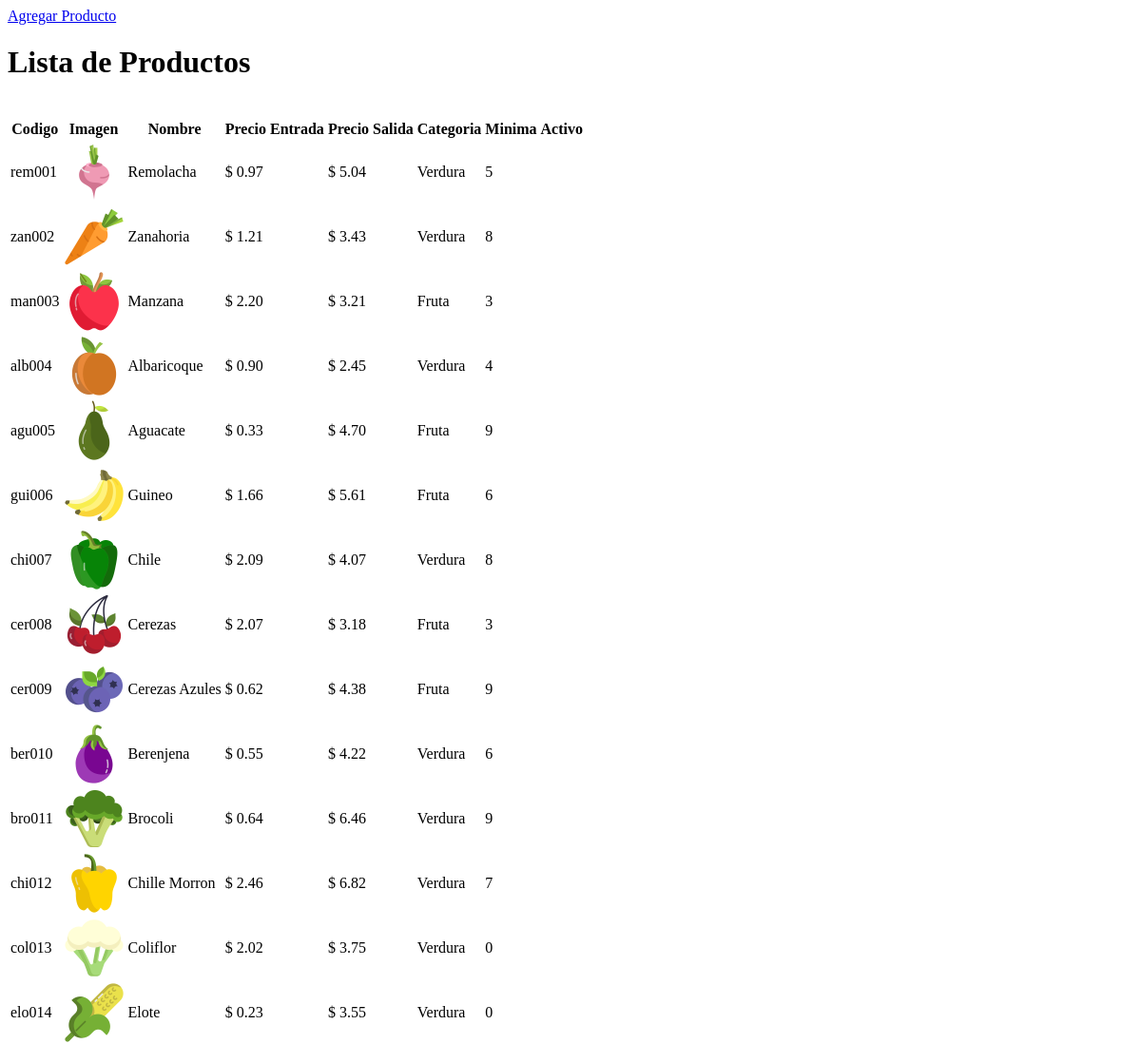
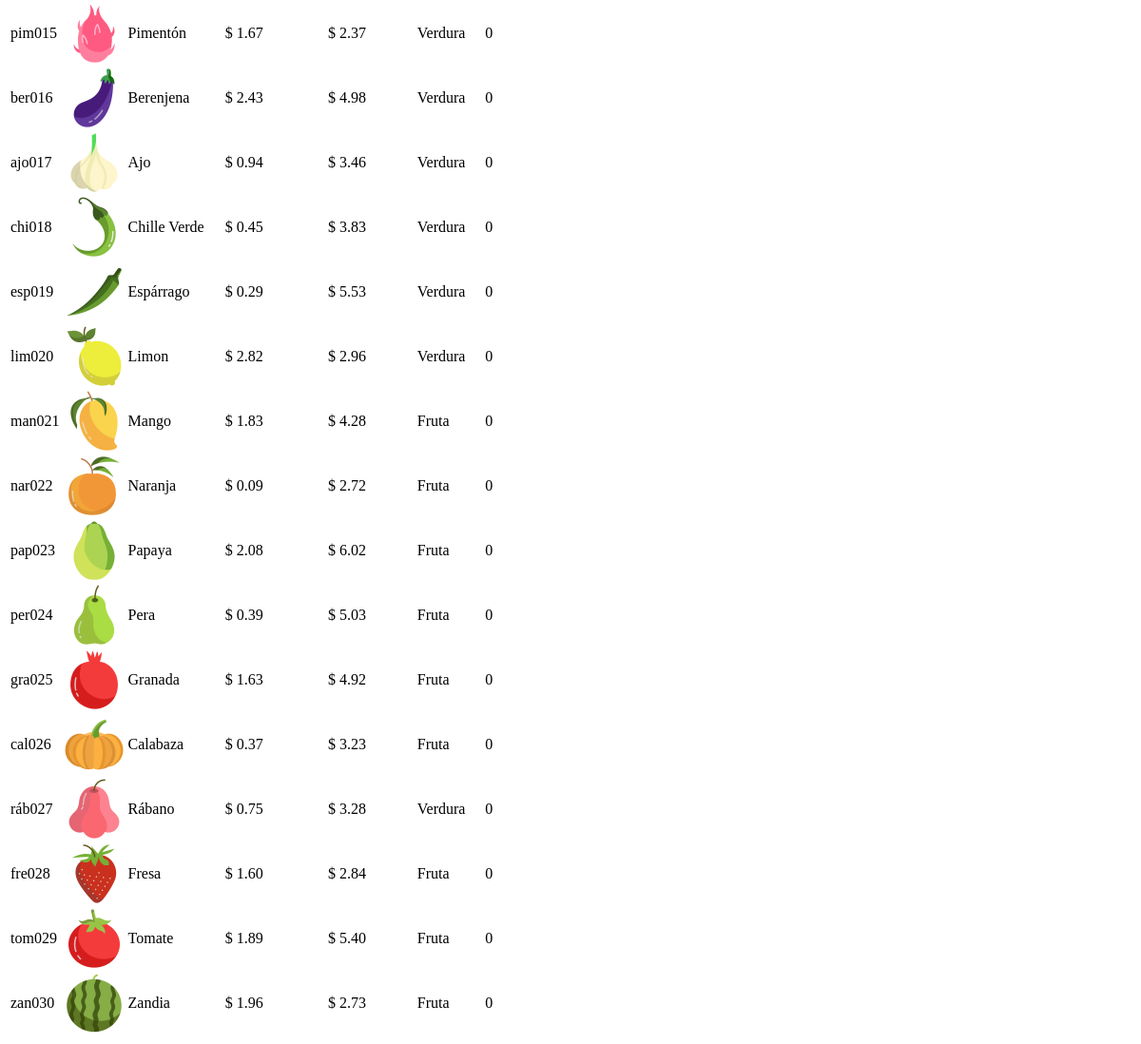
Screenshot of /core/app/view/products-view.php with the database file from the repository (2 pictures, top to bottom).
### tables this page shows
CREATE TABLE `product` (
  `id` int(11) NOT NULL AUTO_INCREMENT,
  `image` varchar(255) DEFAULT NULL,
  `barcode` varchar(50) DEFAULT NULL,
  `name` varchar(50) DEFAULT NULL,
  `description` text,
  `inventary_min` int(11) DEFAULT '10',
  `price_in` float DEFAULT NULL,
  `price_out` float DEFAULT NULL,
  `unit` varchar(255) DEFAULT NULL,
  `presentation` varchar(255) DEFAULT NULL,
  `user_id` int(11) DEFAULT NULL,
  `category_id` int(11) DEFAULT NULL,
  `created_at` datetime DEFAULT NULL,
  `is_active` tinyint(1) DEFAULT '1',
  PRIMARY KEY (`id`),
  KEY `category_id` (`category_id`),
  KEY `user_id` (`user_id`),
  CONSTRAINT `product_ibfk_1` FOREIGN KEY (`category_id`) REFERENCES `category` (`id`),
  CONSTRAINT `product_ibfk_2` FOREIGN KEY (`user_id`) REFERENCES `user` (`id`)
);

CREATE TABLE `category` (
  `id` int(11) NOT NULL AUTO_INCREMENT,
  `image` varchar(255) DEFAULT NULL,
  `name` varchar(50) DEFAULT NULL,
  `description` text,
  `created_at` datetime DEFAULT NULL,
  PRIMARY KEY (`id`)
);

### core/controller/Executor.php (called while the page is built, shortened)
<?php
class Executor {
	public static function doit($sql){
		$con = Database::getCon();
		return array($con->query($sql),$con->insert_id);
	}
}
?>

### core/app/model/ProductData.php (called while the page is built, shortened)
<?php
class ProductData {
	public static $tablename = "product";
	public function getCategory(){ return CategoryData::getById($this->category_id);}
	public static function getAll(){
		$sql = "select * from ".self::$tablename;
		$query = Executor::doit($sql);
		return Model::many($query[0],new ProductData());
	}
}
?>

### core/controller/Model.php (called while the page is built, shortened)
<?php
class Model {
	public static function many($query,$aclass){
		$cnt = 0;
		$array = array();
		while($r = $query->fetch_array()){
			$array[$cnt] = new $aclass;
			$cnt2=1;
			foreach ($r as $key => $v) {
				if($cnt2>0 && $cnt2%2==0){
					$array[$cnt]->$key = $v;
				}
				$cnt2++;
			}
			$cnt++;
		}
		return $array;
	}
}
?>

### core/app/model/CategoryData.php (called while the page is built, shortened)
<?php
class CategoryData {
	public static $tablename = "category";
	public static function getById($id){
		$sql = "select * from ".self::$tablename." where id=$id";
		$query = Executor::doit($sql);
		$found = null;
		$data = new CategoryData();
		while($r = $query[0]->fetch_array()){
			$data->id = $r['id'];
			$data->name = $r['name'];
			$data->created_at = $r['created_at'];
			$found = $data;
			break;
		}
		return $found;
	}
}
?>

### core/app/view/products-view.php (the view, shortened to what this page needs)
<div class="row">
	<div class="col-md-12">
		<div class="btn-group  pull-right">
			<a href="index.php?view=newproduct" class="btn btn-default">Agregar Producto</a>
		</div>
				<h1>Lista de Productos</h1>
		<?php
			$products = ProductData::getAll();
		?>
		<br>
		<link rel="stylesheet" type="text/css" href="plugins/datatables/jquery.dataTables.css">
		<table id="table_id" class="table table-bordered table-hover display">
			<thead>
				<th>Codigo</th>
				<th>Imagen</th>
				<th>Nombre</th>
				<th>Precio Entrada</th>
				<th>Precio Salida</th>
				<th>Categoria</th>
				<th>Minima</th>
				<th>Activo</th>
				<th></th>
			</thead>
			<?php foreach($products as $product):?>
			<tr>
				<td><?php echo $product->barcode; ?></td>
				<td>
					<?php if($product->image!=""):?>
						<img src="storage/products/<?php echo $product->image;?>" style="width:64px;">
					<?php endif;?>
				</td>
				<td><?php echo $product->name; ?></td>
				<td>$ <?php echo number_format($product->price_in,2,'.',','); ?></td>
				<td>$ <?php echo number_format($product->price_out,2,'.',','); ?></td>
				<td><?php if($product->category_id!=null){echo $product->getCategory()->name;}else{ echo "<center>----</center>"; }  ?></td>
				<td><?php echo $product->inventary_min; ?></td>
				<td><?php if($product->is_active): ?><i class="fa fa-check"></i><?php endif;?></td>
				<td style="width:70px;">
				</td>
			</tr>
			<?php endforeach;?>
		</table>
	</div>
</div>

### rows the page displays
product: barcode "rem001", image (picture), name "Remolacha", price_in "0.97", price_out "5.04", category.name "Verdura", inventary_min "5"
product: barcode "zan002", image (picture), name "Zanahoria", price_in "1.21", price_out "3.43", category.name "Verdura", inventary_min "8"
product: barcode "man003", image (picture), name "Manzana", price_in "2.20", price_out "3.21", category.name "Fruta", inventary_min "3"
product: barcode "alb004", image (picture), name "Albaricoque", price_in "0.90", price_out "2.45", category.name "Verdura", inventary_min "4"
product: barcode "agu005", image (picture), name "Aguacate", price_in "0.33", price_out "4.70", category.name "Fruta", inventary_min "9"
product: barcode "gui006", image (picture), name "Guineo", price_in "1.66", price_out "5.61", category.name "Fruta", inventary_min "6"
product: barcode "chi007", image (picture), name "Chile", price_in "2.09", price_out "4.07", category.name "Verdura", inventary_min "8"
product: barcode "cer008", image (picture), name "Cerezas", price_in "2.07", price_out "3.18", category.name "Fruta", inventary_min "3"
product: barcode "cer009", image (picture), name "Cerezas Azules", price_in "0.62", price_out "4.38", category.name "Fruta", inventary_min "9"
product: barcode "ber010", image (picture), name "Berenjena", price_in "0.55", price_out "4.22", category.name "Verdura", inventary_min "6"
product: barcode "bro011", image (picture), name "Brocoli", price_in "0.64", price_out "6.46", category.name "Verdura", inventary_min "9"
product: barcode "chi012", image (picture), name "Chille Morron", price_in "2.46", price_out "6.82", category.name "Verdura", inventary_min "7"
product: barcode "col013", image (picture), name "Coliflor", price_in "2.02", price_out "3.75", category.name "Verdura", inventary_min "0"
product: barcode "elo014", image (picture), name "Elote", price_in "0.23", price_out "3.55", category.name "Verdura", inventary_min "0"
product: barcode "pim015", image (picture), name "Pimentón", price_in "1.67", price_out "2.37", category.name "Verdura", inventary_min "0"
product: barcode "ber016", image (picture), name "Berenjena", price_in "2.43", price_out "4.98", category.name "Verdura", inventary_min "0"
product: barcode "ajo017", image (picture), name "Ajo", price_in "0.94", price_out "3.46", category.name "Verdura", inventary_min "0"
product: barcode "chi018", image (picture), name "Chille Verde", price_in "0.45", price_out "3.83", category.name "Verdura", inventary_min "0"
product: barcode "esp019", image (picture), name "Espárrago", price_in "0.29", price_out "5.53", category.name "Verdura", inventary_min "0"
product: barcode "lim020", image (picture), name "Limon", price_in "2.82", price_out "2.96", category.name "Verdura", inventary_min "0"
product: barcode "man021", image (picture), name "Mango", price_in "1.83", price_out "4.28", category.name "Fruta", inventary_min "0"
product: barcode "nar022", image (picture), name "Naranja", price_in "0.09", price_out "2.72", category.name "Fruta", inventary_min "0"
product: barcode "pap023", image (picture), name "Papaya", price_in "2.08", price_out "6.02", category.name "Fruta", inventary_min "0"
product: barcode "per024", image (picture), name "Pera", price_in "0.39", price_out "5.03", category.name "Fruta", inventary_min "0"
product: barcode "gra025", image (picture), name "Granada", price_in "1.63", price_out "4.92", category.name "Fruta", inventary_min "0"
product: barcode "cal026", image (picture), name "Calabaza", price_in "0.37", price_out "3.23", category.name "Fruta", inventary_min "0"
product: barcode "ráb027", image (picture), name "Rábano", price_in "0.75", price_out "3.28", category.name "Verdura", inventary_min "0"
product: barcode "fre028", image (picture), name "Fresa", price_in "1.60", price_out "2.84", category.name "Fruta", inventary_min "0"
product: barcode "tom029", image (picture), name "Tomate", price_in "1.89", price_out "5.40", category.name "Fruta", inventary_min "0"
product: barcode "zan030", image (picture), name "Zandia", price_in "1.96", price_out "2.73", category.name "Fruta", inventary_min "0"
